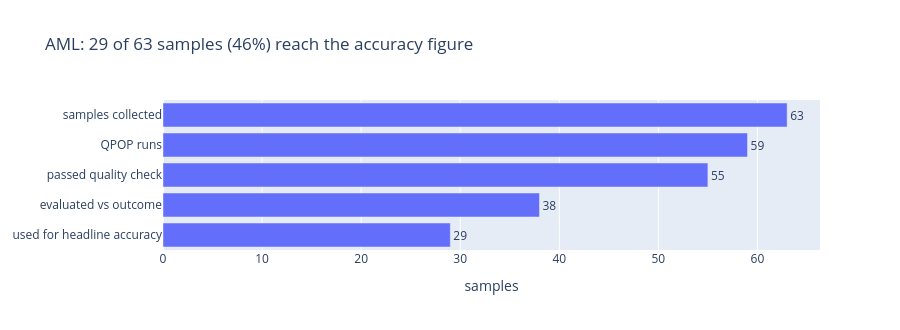

Notebook source saved alongside this figure:
### Markdown cell above
## 1. AML (Sahib et al. 2024): from 63 samples to the headline number

Counts from the paper's results section. The 86.2% accuracy is computed on the last bar only.

### Code cell
funnel = [("samples collected", 63), ("QPOP runs", 59), ("passed quality check", 55),
          ("evaluated vs outcome", 38), ("used for headline accuracy", 29)]
fig = go.Figure(go.Bar(x=[n for _, n in funnel], y=[s for s, _ in funnel], orientation="h",
                       text=[n for _, n in funnel], textposition="outside"))
fig.update_layout(yaxis=dict(autorange="reversed"), xaxis_title="samples", height=330,
                  title="AML: 29 of 63 samples (46%) reach the accuracy figure")
fig

### Figure 1 — Plotly figure (JSON) as saved in the notebook; plotly's stock layout.template omitted (floating-point values rounded to 4 significant figures)
{"data": [{"orientation": "h", "text": ["63", "59", "55", "38", "29"], "textposition": "outside", "type": "bar", "x": [63, 59, 55, 38, 29], "y": ["samples collected", "QPOP runs", "passed quality check", "evaluated vs outcome", "used for headline accuracy"]}], "layout": {"height": 330, "title": {"text": "AML: 29 of 63 samples (46%) reach the accuracy figure"}, "xaxis": {"title": {"text": "samples"}}, "yaxis": {"autorange": "reversed"}}}
